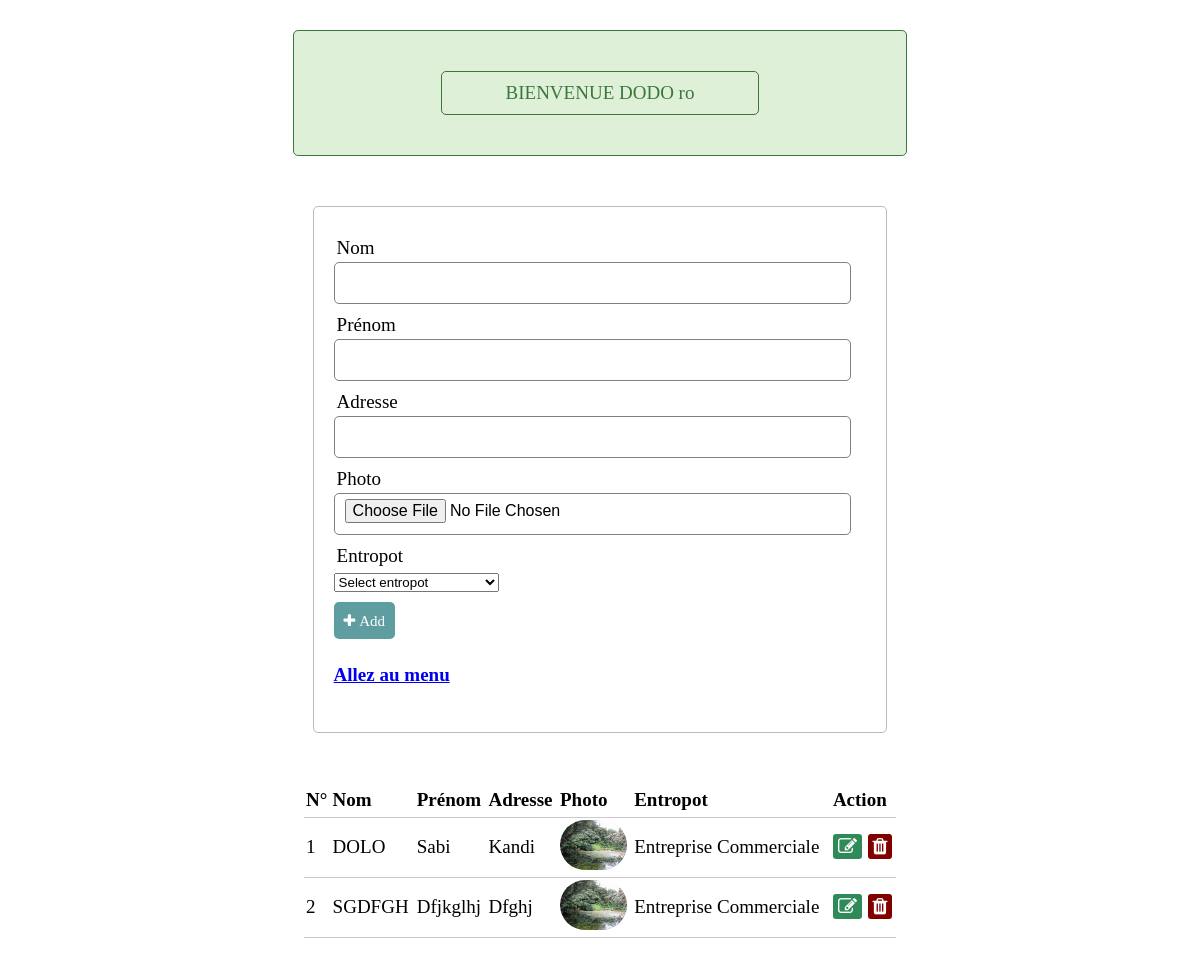
The page /views/agent.php (signed in) on the database its author committed.
### tables this page shows
CREATE TABLE IF NOT EXISTS `agent` (
  `id` int(11) NOT NULL AUTO_INCREMENT,
  `nom` varchar(20) NOT NULL,
  `prenom` varchar(20) NOT NULL,
  `adresse` varchar(50) NOT NULL,
  `photo` varchar(255) NOT NULL,
  `idE` int(11) NOT NULL,
  PRIMARY KEY (`id`),
  KEY `fk_agent_entropot_idE` (`idE`)
);

CREATE TABLE IF NOT EXISTS `entropot` (
  `idE` int(11) NOT NULL AUTO_INCREMENT,
  `code` varchar(10) NOT NULL,
  `libelle` varchar(50) NOT NULL,
  `adresse` varchar(50) NOT NULL,
  PRIMARY KEY (`idE`)
);

### controllers/agentController.php (called while the page is built, shortened)
<?php
	$nom = "";
	$prenom = "";
	$adresse = "";
	$photo = "";
	$update = false;

### views/agent.php (the view, shortened to what this page needs)
<?php
    include '../controllers/agentController.php';
?>
<!DOCTYPE html>
<html>
<head>
    <link rel="stylesheet" type="text/css" href="../assets/css/styles.css">
    <link rel="stylesheet" type="text/css" href="../assets/css/font-awesome/css/font-awesome.min.css">
</head>
<body>
    <?php if (isset($_SESSION['success'])): ?>
        <div class="msg">
            <?php include 'msg_error_success.php' ?>
        </div>
    <?php endif ?>
	<form method="post" action="../controllers/agentController.php" enctype="multipart/form-data">
		<div class="input-group">
			<label>Nom</label>
			<input type="text" name="nom" value="<?php echo $nom ?>" onkeyup="this.value=this.value.toUpperCase()">
		</div>
		<div class="input-group">
			<label>Prénom</label>
			<input type="text" name="prenom" value="<?php echo $prenom ?>">
		</div>
		<div class="input-group">
			<label>Adresse</label>
			<input type="text" name="adresse" value="<?php echo $adresse ?>">
		</div>
		<div class="input-group">
			<label>Photo</label>
			<input type="file" name="photo" value="<?php echo $photo ?>">
		</div>
        <div class="input-group">
            <label class="form-control">Entropot</label>
                <select name="entropot">
                <option value="">Select entropot</option>
            </select>
		</div>
		<div class="input-group">
            <?php if ($update == true): ?>
                <button class="btn" type="submit" name="update" style="background: #556B2F;" title="Update"><i class="fa fa-save"> Update</i></button>
            <?php else: ?>
                <button class="btn" type="submit" name="save" title="Add"><i class="fa fa-plus"> Add</i></button>
            <?php endif ?>
		</div>
        <h4><a href="menu.php">Allez au menu</a></h4>
	</form>
    <?php $i=1; $results = mysqli_query($db, "SELECT id,nom,prenom,a.adresse,photo,libelle FROM agent a INNER JOIN entropot e ON a.idE=e.idE ORDER BY rand() LIMIT 0, 6") ?>
        <table>
            <thead>
                <tr>
                    <th>N°</th>
                    <th>Nom</th>
                    <th>Prénom</th>
                    <th>Adresse</th>
                    <th>Photo</th>
                    <th>Entropot</th>
                    <th colspan="2">Action</th>
                </tr>
            </thead>
            <?php while ($row = mysqli_fetch_array($results)) { ?>
                <tr>
                    <td><?php echo $i++ ?></td>
                    <td><?php echo $row['nom'] ?></td>
                    <td><?php echo $row['prenom'] ?></td>
                    <td><?php echo $row['adresse'] ?></td>
                    <td><img  src="../assets/image/<?php echo $row['photo'] ?>" alt=""></td>
                    <td><?php echo $row['libelle'] ?></td>
                    <td>
                        <a href="agent.php?edit=<?php echo $row['id'] ?>" class="edit_btn" title="Edit"><i class="fa fa-edit"></i></a>
                    </td>
                    <td>
                        <a href="../controllers/agentController.php?del=<?php echo $row['id'] ?>" class="del_btn" onclick='return confirmation();' title="Delete"><i class="fa fa-trash"></i></a>
                    </td>
                </tr>
            <?php } ?>
        </table>
</body>
</html>

### views/includes/msg_error_success.php (shortened to what this page needs)
<?php
if (isset($_SESSION['success'])): ?>
    <div class="msg alert-dismissible'">
    <?php
            echo $_SESSION['success'];
        ?>
    </div>
<?php endif ?>

### assets/css/styles.css (style rules this page uses)
body { font-size: 19px; }
table { width: 50%; margin: 30px auto; border-collapse: collapse; text-align: left; }
tr { border-bottom: 1px solid #cbcbcb; }
th, td { border: none; height: 30px; padding: 2px; }
input { text-transform: capitalize; }
img { height: 50px; border-radius: 90px; }
form { width: 45%; margin: 50px auto; text-align: left; padding: 20px; border: 1px solid #bbbbbb; border-radius: 5px; }
.input-group { margin: 10px 0px 10px 0px; }
.input-group label { display: block; text-align: left; margin: 3px; }
.input-group input { height: 30px; width: 93%; padding: 5px 10px; font-size: 16px; border-radius: 5px; border: 1px solid gray; }
.btn { padding: 10px; font-size: 15px; color: white; background: #5F9EA0; border: none; border-radius: 5px; }
.edit_btn { text-decoration: none; padding: 2px 5px; background: #2E8B57; color: white; border-radius: 3px; }
.del_btn { text-decoration: none; padding: 2px 5px; color: white; border-radius: 3px; background: #800000; }
.msg { margin: 30px auto; padding: 10px; border-radius: 5px; color: #3c763d; background: #dff0d8; border: 1px solid #3c763d; width: 50%; text-align: center; }
td { text-transform: capitalize; }

### rows shown on the page
agent: nom "DOLO", prenom "Sabi", adresse "Kandi", photo (picture), entropot.libelle "Entreprise Commerciale"
agent: nom "SGDFGH", prenom "Dfjkglhj", adresse "Dfghj", photo (picture), entropot.libelle "Entreprise Commerciale"

### other values the page prints
$_SESSION['success'] "BIENVENUE DODO ro"
